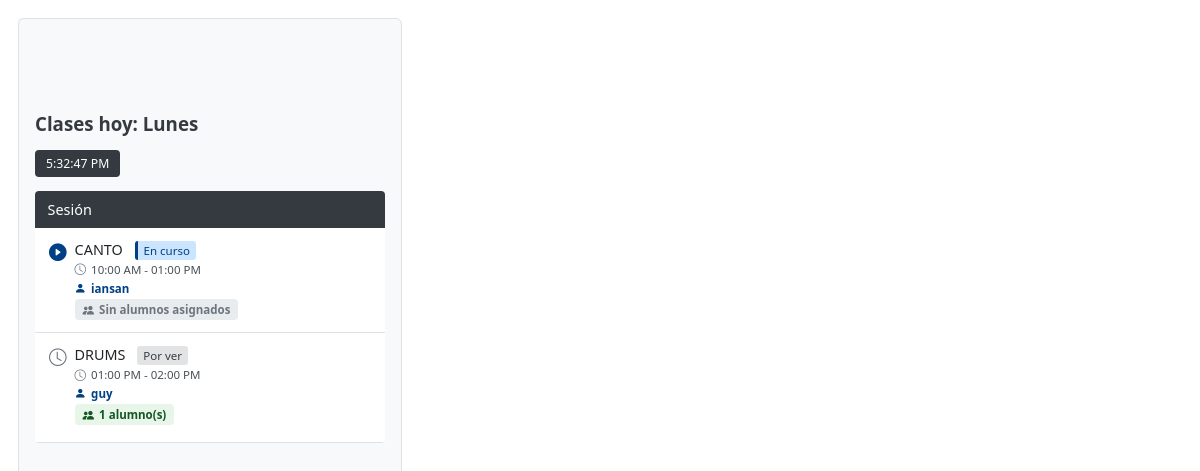
The app's page /v.php with its own data.
### tables this page shows
CREATE TABLE `horarios` (
  `id` int(11) NOT NULL AUTO_INCREMENT,
  `tema_id` int(11) NOT NULL,
  `dia_semana` enum('Lunes','Martes','Miércoles','Jueves','Viernes','Sábado','Domingo') NOT NULL,
  `hora_inicio` time NOT NULL,
  `hora_fin` time NOT NULL,
  PRIMARY KEY (`id`),
  KEY `tema_id` (`tema_id`),
  KEY `idx_horarios_dia_tema` (`dia_semana`,`tema_id`),
  CONSTRAINT `horarios_ibfk_1` FOREIGN KEY (`tema_id`) REFERENCES `temas` (`id`) ON DELETE CASCADE
);

CREATE TABLE `temas` (
  `id` int(11) NOT NULL AUTO_INCREMENT,
  `nombre` varchar(100) NOT NULL,
  PRIMARY KEY (`id`)
);

### v.php (the view, shortened to what this page needs)
<?php
require_once __DIR__ . '/includes/bd.php';
$dias_semana = ['Lunes', 'Martes', 'Miércoles', 'Jueves', 'Viernes', 'Sábado', 'Domingo'];
$dia_actual_nombre = $dias_semana[(int) date('N') - 1];
$hora_actual = date('H:i:s');
$sql = "
    SELECT
        h.id AS horario_id,
        t.id AS tema_id,
        t.nombre AS tema_nombre,
        h.hora_inicio,
        h.hora_fin,
        GROUP_CONCAT(p.nombre ORDER BY p.nombre SEPARATOR ', ') AS profesores_nombres
    FROM horarios h
    JOIN temas t ON h.tema_id = t.id
    LEFT JOIN horario_profesores hp ON hp.horario_id = h.id
    LEFT JOIN profesores p ON p.id = hp.profesor_id
    WHERE h.dia_semana = ?
    GROUP BY h.id
    ORDER BY h.hora_inicio
";
$stmt = $conexion->prepare($sql);
$stmt->bind_param('s', $dia_actual_nombre);
$stmt->execute();
$result = $stmt->get_result();
$horarios_hoy = $result->fetch_all(MYSQLI_ASSOC);
$alumnos_por_horario = [];
if (!empty($horarios_hoy)) {
    $ids_horarios = array_column($horarios_hoy, 'horario_id');
    $placeholders = implode(',', array_fill(0, count($ids_horarios), '?'));
    $types = str_repeat('i', count($ids_horarios));
    $sqlAlumnos = "
    SELECT asig.horario_id, a.curp, CONCAT(a.nombre, ' ', a.apellidos) AS nombre_completo
    FROM alumno_sesion asig
    JOIN alumnos a ON a.curp = asig.alumno_curp
    WHERE asig.horario_id IN ($placeholders)
      AND a.activo = 1
    ORDER BY a.nombre, a.apellidos
";
    $stmtAlumnos = $conexion->prepare($sqlAlumnos);
    $stmtAlumnos->bind_param($types, ...$ids_horarios);
    $stmtAlumnos->execute();
    $resAlumnos = $stmtAlumnos->get_result();
    while ($row = $resAlumnos->fetch_assoc()) {
        $alumnos_por_horario[$row['horario_id']][] = $row;
    }
}
function formato12Horas($hora24)
{
    $dateObj = DateTime::createFromFormat('H:i:s', $hora24);
    return $dateObj->format('h:i A');
}
?>
<!DOCTYPE html>
<html lang="es">
<head>
    <link rel="stylesheet" href="https://cdn.jsdelivr.net/npm/bootstrap-icons@1.11.1/font/bootstrap-icons.css">
</head>
<body>
    <div id="clases-hoy-container">
        <div>
            <br>
            <br>
            <br>
            <br>
            <h1>Clases hoy: <?= htmlspecialchars($dia_actual_nombre) ?></h1>
            <div id="hora-actual">--:--:--</div>
            <?php if (empty($horarios_hoy)): ?>
                <p>No hay horarios definidos para hoy, descansa o asigna el material :D.</p>
            <?php else: ?>
                <table aria-label="Tabla de horarios para hoy">
                    <thead>
                        <tr>
                            <th>Sesión</th>
                        </tr>
                    </thead>
                    <tbody>
                        <?php foreach ($horarios_hoy as $h):
                            $inicio = $h['hora_inicio'];
                            $fin = $h['hora_fin'];
                            $horario_formateado = formato12Horas($inicio).' - '.formato12Horas($fin);
                            if ($hora_actual >= $inicio && $hora_actual <= $fin) {
                                $estado_clase = 'en-curso';
                                $estado_texto = 'En curso';
                                $icono = 'bi-play-circle-fill';
                                $icono_color = '#004085';
                            } elseif ($hora_actual > $fin) {
                                $estado_clase = 'finalizada';
                                $estado_texto = 'Finalizada';
                                $icono = 'bi-check-circle-fill';
                                $icono_color = '#155724';
                            } else {
                                $estado_clase = 'por-ver';
                                $estado_texto = 'Por ver';
                                $icono = 'bi-clock';
                                $icono_color = '#6c757d';
                            }
                            $tiene_alumnos = !empty($alumnos_por_horario[$h['horario_id']]);
                            ?>
                            <tr>
                                <td>
                                    <div style="display: flex; align-items: flex-start;">
                                        <i class="bi <?= $icono ?>" style="color:<?= $icono_color ?>; font-size: 1.1rem; margin-right: 8px;"></i>
                                        <div style="flex: 1;">
                                            <div style="font-weight: 500; color: #212529;">
                                                <?= htmlspecialchars($h['tema_nombre']) ?>
                                                <span class="estado-clase <?= $estado_clase ?>"><?= $estado_texto ?></span>
                                            </div>
                                            <div class="horario-info">
                                                <i class="bi bi-clock" style="color: #6c757d;"></i>
                                                <?= $horario_formateado ?>
                                            </div>
                                            <?php if (!empty($h['profesores_nombres'])): ?>
                                                <div class="profesores-nombres">
                                                    <i class="bi bi-person-fill" style="color: #004085;"></i>
                                                    <?= htmlspecialchars($h['profesores_nombres']) ?>
                                                </div>
                                            <?php endif; ?>
                                            <div class="alumnos-info <?= !$tiene_alumnos ? 'sin-alumnos' : '' ?>"
                                                onclick="<?= $tiene_alumnos ? 'toggleAlumnos('.$h['horario_id'].')' : '' ?>">
                                                <i class="bi bi-people-fill"></i>
                                                <?= $tiene_alumnos ?
                                                    count($alumnos_por_horario[$h['horario_id']]).' alumno(s)' :
                                                    'Sin alumnos asignados' ?>
                                            </div>
                                        </div>
                                    </div>
                                </td>
                            </tr>
                        <?php endforeach; ?>
                    </tbody>
                </table>
            <?php endif; ?>
        </div>
    </div>
</body>
</html>

### v.php (style rules this page uses)
#clases-hoy-container { font-family: 'Segoe UI', Tahoma, Geneva, Verdana, sans-serif; background: #f8f9fa; margin: 0px 30px 20px 10px; max-width: 350px; color: #343a40; user-select: none; font-size: 90%; }
#clases-hoy-container>div { max-width: 432px; width: 100%; height: 700px; overflow-y: auto; margin: 18px 0; padding: 16px; border-radius: 6px; border: 1px solid #dee2e6; background: #f8f9fa; }
#clases-hoy-container h1 { color: #343a40; margin: 0 0 14px 0; font-size: 1.17rem; text-align: left; }
#clases-hoy-container #hora-actual { background: #343a40; color: white; padding: 5px 11px; border-radius: 4px; font-weight: 500; font-size: 0.765rem; margin-bottom: 14px; width: fit-content; text-align: left; }
#clases-hoy-container table { width: 100%; border-collapse: collapse; background: white; border-radius: 4px; overflow: hidden; }
#clases-hoy-container th { background: #343a40; color: white; font-weight: 500; text-align: left; padding: 9px 12.6px; }
#clases-hoy-container td { padding: 12px 14px; border-bottom: 1px solid #dee2e6; vertical-align: top; }
#clases-hoy-container .horario-info { font-size: 0.72rem; color: #495057; margin-top: 3px; display: flex; align-items: center; }
#clases-hoy-container .horario-info i { margin-right: 5px; }
#clases-hoy-container .profesores-nombres { font-size: 0.72rem; color: #004085; font-weight: bold; margin-top: 3.6px; display: flex; align-items: center; }
#clases-hoy-container .profesores-nombres i { margin-right: 5px; }
#clases-hoy-container .alumnos-info { font-size: 0.72rem; color: #155724; margin-top: 3.6px; display: flex; align-items: center; cursor: pointer; }
#clases-hoy-container .alumnos-info i { margin-right: 5px; }
#clases-hoy-container .alumnos-info.sin-alumnos { color: #6c757d; }
.estado-clase { font-size: 0.72rem; padding: 2px 6px; border-radius: 3px; margin-left: 8px; font-weight: 500; }
.en-curso { background: #cce5ff; color: #004085; border-left: 3px solid #004085; }
.por-ver { background: #e2e3e5; color: #383d41; }
#clases-hoy-container .alumnos-info { font-size: 0.72rem; color: #155724; margin-top: 3.6px; display: flex; align-items: center; cursor: pointer; font-weight: 600; padding: 3px 8px; border-radius: 4px; background-color: #e8f5e9; transition: all 0.2s ease; width: fit-content; }
#clases-hoy-container .alumnos-info.sin-alumnos { color: #6c757d; background-color: #e9ecef; }

### records on screen
horarios: tema.nombre "CANTO", estado_texto "En curso", horario_formateado "10:00 AM - 01:00 PM", profesores_nombres "iansan", shows "Sin alumnos asignados"
horarios: tema.nombre "DRUMS", estado_texto "Por ver", horario_formateado "01:00 PM - 02:00 PM", profesores_nombres "guy", id "1"
